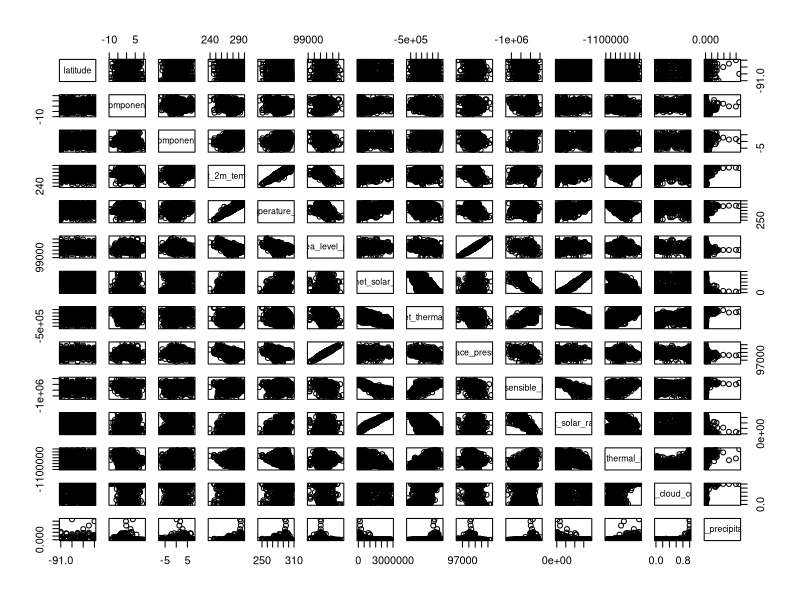
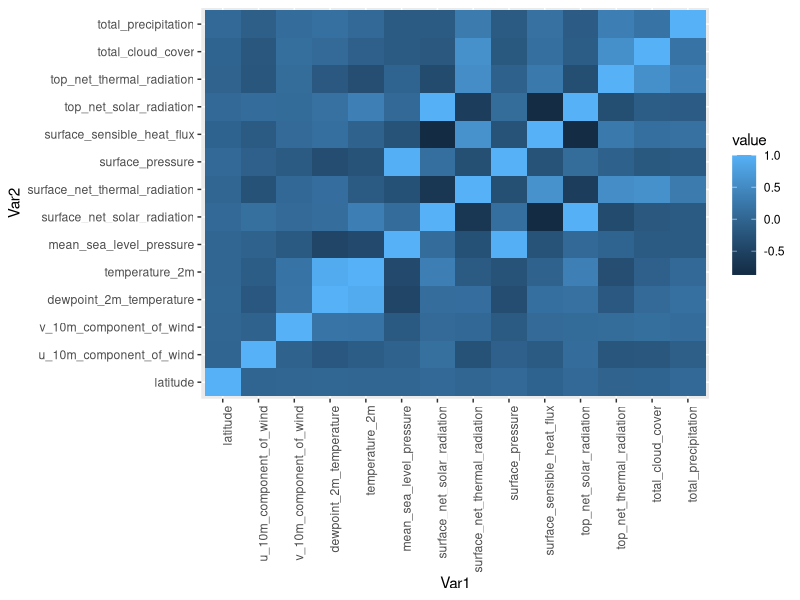

Source code (R) for these figures, in order:
## ---- chunk 1

solar = read.csv(file ='solar.csv')
head(solar)

df_solar = as.data.frame(solar)
samp <- sample(nrow(df_solar),1000)

#data in the sample
df_solar <- df_solar[samp,]

df_solar$latitude = as.double(df_solar$latitude)

df_solar<- subset(df_solar, select = -c(longitude))

df_solar_scaled = as.data.frame(scale(df_solar))
scaled.df_solar <- scale(df_solar)


train_size = nrow(scaled.df_solar) * 0.8 # Size of the training data 80% (20% for Testing)
sampler = sample(nrow(scaled.df_solar), size = train_size,replace=F) #Random Sample the dataset
df_solar.train = scaled.df_solar[sampler, ] # Dividing the training dataset
df_solar.test = scaled.df_solar[-sampler, ] # Dividing the testing dataset


df_solar.train = as.data.frame(df_solar.train)
df_solar.test = as.data.frame(df_solar.test)

## ---- chunk 2


colSums(is.na(df_solar))

## ---- chunk 3
pairs(df_solar)

## ---- chunk 4

cor(df_solar)

## ---- chunk 5
library(ggplot2)
library(reshape2)
q = qplot(x=Var1, y=Var2, data=melt(cor(df_solar)), fill=value, geom="tile")
q + theme(axis.text.x = element_text(angle = 90, hjust = 1)) 

## ---- chunk 6

fit <- lm(surface_net_solar_radiation ~., data=df_solar)
summary(fit)



## ---- chunk 7

fit = lm(surface_net_solar_radiation~., data=df_solar.train,na.action=na.omit)
summary(fit)

pred.lm = predict(fit, df_solar.test)
cat("\n Test Error of the Linear Model - ", mean((pred.lm - df_solar.test$surface_net_solar_radiation)^2))

#all(is.na(y))

## ---- chunk 8

df_solar.train.matrix<-model.matrix(surface_net_solar_radiation~.,df_solar.train)
df_solar.test.matrix<-model.matrix(surface_net_solar_radiation~.,df_solar.test)



grid<-10^seq(10,-2,length=100) # Cover all range of lambda , from lambda^10 to lambda^-2

library(glmnet)
ridge<-glmnet(df_solar.train.matrix,df_solar.train$surface_net_solar_radiation,thresh = 1e-12 ,lambda=grid,alpha=0) #alpha = 0 then a ridge regression model is fit , Convergence threshold is set to 1e-12

cv.ridge<-cv.glmnet(df_solar.train.matrix,df_solar.train$surface_net_solar_radiation ,thresh = 1e-12 ,lambda=grid,alpha=0) #Cross validation

lowest_lambda_value.ridge<-cv.ridge$lambda.min # fetching the value of lambda for which cross validation error in the minimum
cat("\n Best Lambda Value post Cross Validationof the Ridge model - ",lowest_lambda_value.ridge)


pred.ridge <- predict(ridge, s = lowest_lambda_value.ridge, newx = df_solar.test.matrix) # prediction 
cat("\n Test Error of the Ridge Regression  Model - ", mean((pred.ridge - df_solar.test$surface_net_solar_radiation)^2)) # Error





## ---- chunk 9
library(randomForest)


solar.rf <- randomForest(surface_net_solar_radiation ~ ., data=df_solar.train, mtry=3,importance=TRUE, na.action=na.omit)

randomF.probs <- predict(solar.rf, newdata = df_solar.test)

#table(randomF.probs, df_solar.test$surface_net_solar_radiation)

mean((randomF.probs-df_solar.test$surface_net_solar_radiation)^2)





## ---- chunk 10

## ---- chunk 11

